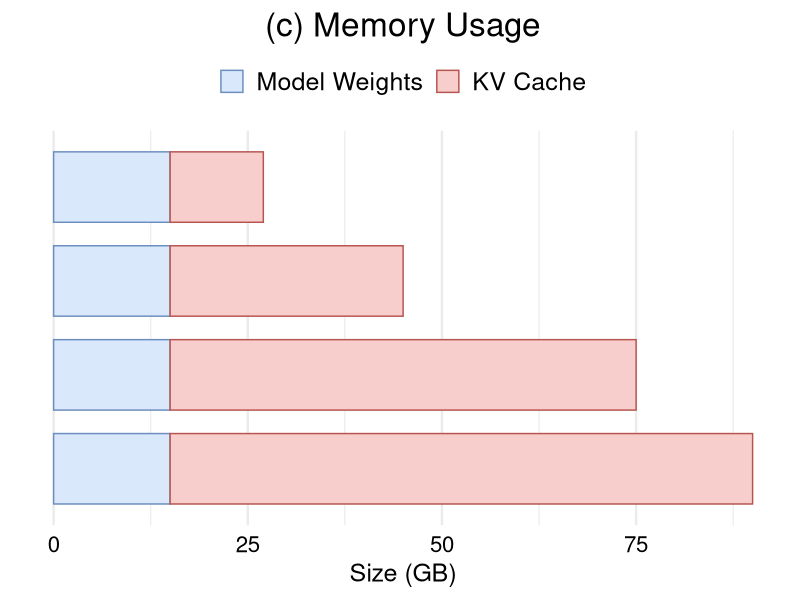

Reproduce this figure in R.
library(tidyverse)

data <- read_csv("data/breakdown_2.csv")

data <- data %>%
  mutate(
    tokens = fct_rev(fct_inorder(tokens)),
    component = fct_relevel(component, "Model Weights", "KV Cache")
  )

fig <- ggplot(data, aes(x = memory, y = tokens, fill = component, colour = component)) +
  geom_col(width = 0.75, position = position_stack(reverse = TRUE)) +
  scale_fill_manual(
    values = c("Model Weights" = "#DAE8FC", "KV Cache" = "#F8CECC"),
  ) +
  scale_colour_manual(
    values = c("Model Weights" = "#6C8EBF", "KV Cache" = "#B85450"),
  ) +
  labs(x = "Size (GB)", y = NULL, title = "(c) Memory Usage") +
  theme_minimal(base_size = 18) +
  theme(
    plot.title = element_text(size = 24, hjust = 0.5),
    legend.position = "top",
    legend.title = element_blank(),
    legend.text = element_text(size = 18),
    axis.text.x = element_text(size = 16, colour = "black"),
    axis.text.y = element_blank(),
    panel.grid.major.y = element_blank(),
  )

ggsave("breakdown_2.pdf", fig, width = 3.7, height = 4.0, units = "in")
